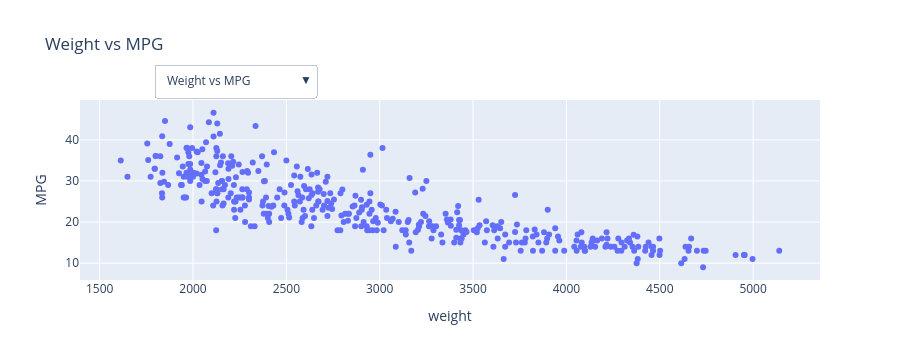

This figure's notebook cell:
### Code cell
## Updating layout

# Scatter plot of horsepower and mpg
fig = px.scatter(data_frame= cars, x= "horsepower", y= "mpg", title= "MPG vs Horsepower")

# Add dropdown menu
fig.update_layout(
    updatemenus=[
        dict(
            buttons=list([
                dict(label="Horsepower vs MPG",
                     method="update",
                     args=[{"x": [cars["horsepower"]], "y": [cars["mpg"]]},
                           {"title": "Horsepower vs MPG", "xaxis": {"title": "horsepower"},
               "yaxis": {"title": "MPG"}}]),
                dict(label="Weight vs MPG",
                     method="update",
                     args=[{"x": [cars["weight"]], "y": [cars["mpg"]]},
                           {"title": "Weight vs MPG", "xaxis": {"title": "weight"},
               "yaxis": {"title": "MPG"}}]),
                dict(label="Displacement vs MPG",
                     method="update",
                     args=[{"x": [cars["displacement"]], "y": [cars["mpg"]]},
                           {"title": "Displacement vs MPG", "xaxis": {"title": "Displacement"},
               "yaxis": {"title": "MPG"}}])
            ]),
            direction="down",
            showactive=True,
            x=0.1,
            xanchor="left",
            y=1.2,
            yanchor="top"
        )
    ]
)

fig.show()

### Figure 1 — Plotly figure (JSON) as saved in the notebook; plotly's stock layout.template omitted (floating-point values rounded to 4 significant figures; data arrays with more than 128 entries replaced by an {"elided": "..."} marker saying what was removed)
{"data": [{"hovertemplate": "horsepower=%{x}<br>mpg=%{y}<extra></extra>", "legendgroup": "", "marker": {"color": "#636efa", "symbol": "circle"}, "mode": "markers", "name": "", "orientation": "v", "showlegend": false, "type": "scatter", "x": {"elided": "398 int values"}, "xaxis": "x", "y": {"elided": "398 float values"}, "yaxis": "y"}], "layout": {"autosize": true, "height": 360, "legend": {"tracegroupgap": 0}, "title": {"text": "Weight vs MPG"}, "updatemenus": [{"active": 1, "buttons": [{"args": [{"x": {"elided": "1x398 int values"}, "y": {"elided": "1x398 float values"}}, {"title": "Horsepower vs MPG", "xaxis": {"autorange": true, "range": [34.62, 241.4], "title": {"text": "horsepower"}, "type": "linear"}, "yaxis": {"autorange": true, "range": [5.897, 49.7], "title": {"text": "MPG"}, "type": "linear"}}], "label": "Horsepower vs MPG", "method": "update"}, {"args": [{"x": {"elided": "1x398 int values"}, "y": {"elided": "1x398 float values"}}, {"title": "Weight vs MPG", "xaxis": {"autorange": true, "range": [1397.0, 5356.0], "title": {"text": "weight"}, "type": "linear"}, "yaxis": {"autorange": true, "range": [5.897, 49.7], "title": {"text": "MPG"}, "type": "linear"}}], "label": "Weight vs MPG", "method": "update"}, {"args": [{"x": {"elided": "1x398 float values"}, "y": {"elided": "1x398 float values"}}, {"title": "Displacement vs MPG", "xaxis": {"autorange": true, "range": [44.06, 478.9], "title": {"text": "Displacement"}, "type": "linear"}, "yaxis": {"autorange": true, "range": [5.897, 49.7], "title": {"text": "MPG"}, "type": "linear"}}], "label": "Displacement vs MPG", "method": "update"}], "direction": "down", "showactive": true, "x": 0.1, "xanchor": "left", "y": 1.2, "yanchor": "top"}], "xaxis": {"autorange": true, "range": [1400.0, 5353.0], "title": {"text": "weight"}, "type": "linear"}, "yaxis": {"autorange": true, "range": [5.897, 49.7], "title": {"text": "MPG"}, "type": "linear"}}}
